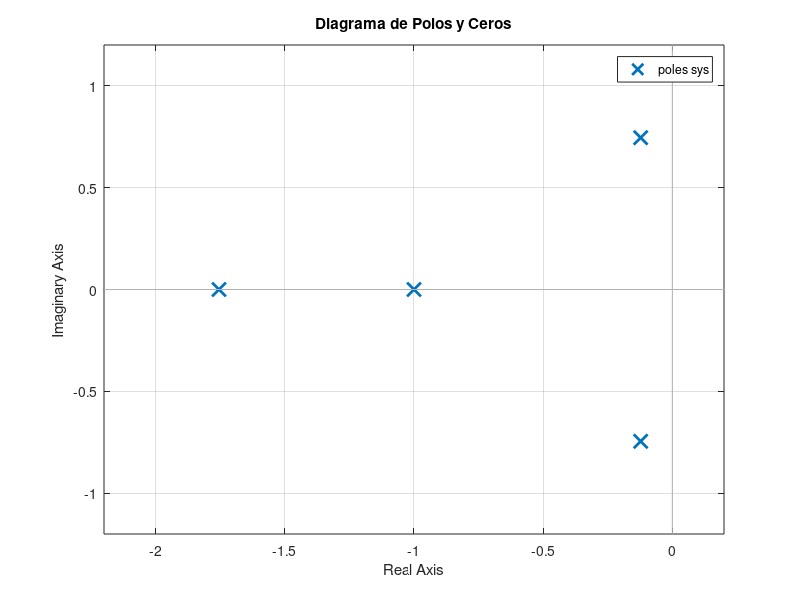
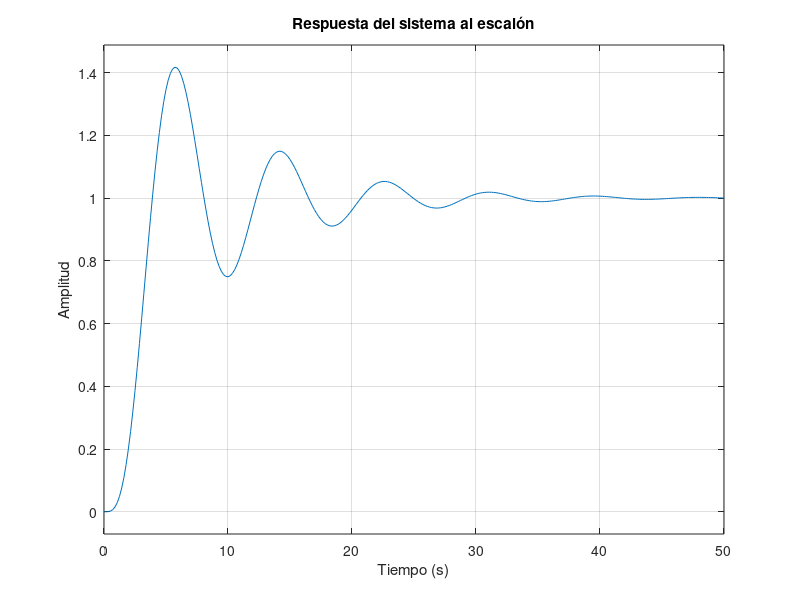

MATLAB code to generate these figures, in order:
clc; clear; close all;

% Definir el polinomio característico
num = [1];          % Numerador del sistema
den = [1 3 3 2 1];  % Denominador del sistema

% Crear la función de transferencia
sys = tf(num, den);

% Calcular los polos del sistema
poles = roots(den);
disp('Los polos del sistema son:')
disp(poles)

% ----- Graficar los polos en el plano complejo -----
figure;
pzmap(sys); % Diagrama de polos y ceros
grid on;
title('Diagrama de Polos y Ceros');

% ----- Respuesta al escalón -----
figure;
step(sys); % Respuesta al escalón
grid on;
title('Respuesta del sistema al escalón');
xlabel('Tiempo (s)');
ylabel('Amplitud');